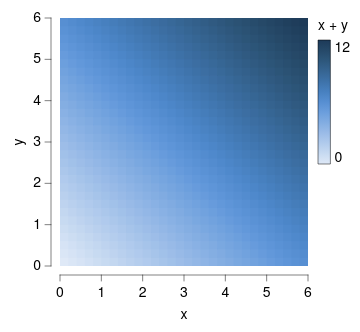

Describe this chart as a Vega-Lite specification.
### Vega-Lite specification from a JSON file in a GitHub repository (floating-point values rounded to 4 significant figures; data arrays with more than 128 entries replaced by an {"elided": "..."} marker saying what was removed)
{"background": null, "config": {"arc": {"fill": "#DBDBDB", "fillOpacity": 1.0, "innerRadius": 31.0, "padAngle": 0.03, "stroke": "black", "strokeOpacity": 1, "strokeWidth": 0.25}, "area": {"fill": "#DBDBDB", "fillOpacity": 1.0, "stroke": "black", "strokeOpacity": 1, "strokeWidth": 0.25}, "axis": {"domain": true, "domainCap": "round", "domainColor": "black", "domainWidth": 0.25, "grid": false, "gridCap": "round", "gridColor": "#F1F1F1", "gridDash": [0, 0], "gridOpacity": 1.0, "gridWidth": 0.25, "labelColor": "black", "labelFont": "Helvetica Neue", "labelFontSize": 7, "labelFontStyle": "normal", "labelFontWeight": 400, "offset": 4.5, "ticks": true, "tickCap": "round", "tickColor": "black", "tickRound": false, "tickSize": 3, "tickWidth": 0.25, "titleColor": "black", "titleFont": "Helvetica Neue", "titleFontSize": 7, "titleFontStyle": "normal", "titleFontWeight": 400}, "axisX": {"domain": true, "labelAlign": "center", "labelAngle": 0, "labels": true, "ticks": true, "translate": 0}, "axisY": {"domain": true, "labelAlign": "right", "labelAngle": 0, "labels": true, "ticks": true, "translate": 0}, "axisRight": {"domain": true, "labelAlign": "left", "labelAngle": 0, "labels": true, "ticks": true, "translate": 0}, "axisTop": {"domain": true, "labelAlign": "center", "labelAngle": 0, "labels": true, "ticks": true, "translate": 0}, "axisBand": {"tickOffset": 0}, "bar": {"fill": "#DBDBDB", "fillOpacity": 1.0, "stroke": "black", "strokeOpacity": 1, "strokeWidth": 0.25}, "boxplot": {"size": 11.16, "ticks": {"cornerRadius": 0.25, "fill": "black", "size": 5.58, "thickness": 0.25}, "box": {"fillOpacity": 1.0, "stroke": "black", "strokeOpacity": 1, "strokeWidth": 0.25}, "median": {"fill": "black", "fillOpacity": 1.0, "size": 11.16, "thickness": 0.25}, "rule": {"fill": "black", "fillOpacity": 1.0, "size": 12.4, "stroke": "black", "strokeDash": [0, 0], "strokeOpacity": 1, "strokeWidth": 0.25}, "outliers": {"color": "black", "fill": "black", "fillOpacity": 1.0, "size": 0, "stroke": "black", "strokeOpacity": 1, "strokeWidth": 0.25}}, "circle": {"fill": "black", "fillOpacity": 1.0, "size": 0.62, "stroke": null, "strokeOpacity": 1, "strokeWidth": 0.25}, "errorband": {"band": {"fillOpacity": 0.6, "stroke": null, "strokeWidth": 0.25, "strokeOpacity": 1}, "borders": {"opacity": 0, "strokeOpacity": 0.25, "strokeWidth": 1}}, "errorbar": {"opacity": 1, "rule": {"strokeDash": [0, 0], "strokeWidth": 0.25}, "ticks": {"color": "black", "cornerRadius": 0.125, "opacity": 1, "size": 7.44, "thickness": 0.25}, "thickness": 0.25}, "font": "Helvetica Neue", "geoshape": {"fill": "#DBDBDB", "fillOpacity": 1.0, "stroke": "black", "strokeOpacity": 1, "strokeWidth": 0.25}, "header": {"labelColor": "black", "labelFont": "Helvetica Neue", "labelFontSize": 7, "labelFontStyle": "normal", "labelFontWeight": 400, "titleColor": "black", "titleFont": "Helvetica Neue", "titleFontSize": 7, "titleFontStyle": "normal", "titleFontWeight": 400, "titlePadding": 0}, "legend": {"disable": false, "offset": 4.5, "titlePadding": 4, "labelOffset": 2, "gradientLabelOffset": 2, "gradientLength": 62.0, "gradientThickness": 6.2, "gradientOpacity": 1.0, "gradientStrokeColor": "black", "gradientStrokeWidth": 0.25, "labelColor": "black", "labelFont": "Helvetica Neue", "labelFontSize": 7, "labelFontStyle": "normal", "labelFontWeight": 400, "strokeColor": "black", "strokeWidth": 0, "symbolSize": 42, "symbolStrokeColor": "black", "symbolStrokeWidth": 0.25, "titleColor": "black", "titleFont": "Helvetica Neue", "titleFontSize": 7, "titleFontStyle": "normal", "titleFontWeight": 400}, "line": {"color": "black", "stroke": "black", "strokeCap": "round", "strokeDash": [0, 0], "strokeOpacity": 1, "strokeWidth": 0.375}, "point": {"filled": true, "fill": "#DBDBDB", "fillOpacity": 1.0, "size": 6.2, "stroke": "black", "strokeOpacity": 1, "strokeWidth": 0.25}, "range": {"category": ["#C6D9F1", "#F1C9CB", "#FEF0B9", "#CEE37A", "#7AA8E0", "#E589A3", "#FDDD5D", "#68B961", "#4177B1", "#C35082", "#E5C227", "#438156"], "diverging": {"scheme": ["#C35082", "#CE6D94", "#D989A7", "#E2A4BA", "#EABFCE", "#F1DBE2", "#F6F6F6", "#D7E0EB", "#B9CBE0", "#9BB6D5", "#7DA1C9", "#5F8CBD", "#4177B1"]}, "heatmap": {"scheme": ["#DFE9F7", "#C6D9F1", "#ADC8EC", "#94B8E6", "#7AA8E0", "#6097DA", "#4D87CA", "#4177B1", "#386898", "#2F597F", "#264A69", "#1D3A58"]}, "ordinal": {"scheme": ["#F1F1F1", "#DBDBDB", "#C6C6C6", "#B2B2B2", "#9D9D9D", "#898989", "#767676", "#636363", "#515151", "#404040", "#2F2F2F", "#1F1F1F"]}, "ramp": {"scheme": ["#DFE9F7", "#C6D9F1", "#ADC8EC", "#94B8E6", "#7AA8E0", "#6097DA", "#4D87CA", "#4177B1", "#386898", "#2F597F", "#264A69", "#1D3A58"]}}, "rule": {"color": "black", "stroke": "black", "strokeCap": "round", "strokeDash": [2, 2], "strokeOpacity": 1, "strokeWidth": 0.25}, "scale": {"bandPaddingInner": 0.1, "bandPaddingOuter": 0.1, "round": false}, "rect": {"fill": "#DBDBDB", "fillOpacity": 1.0, "stroke": "black", "strokeOpacity": 1, "strokeWidth": 0.25}, "square": {"fill": "#DBDBDB", "fillOpacity": 1.0, "size": 12.4, "stroke": "black", "strokeOpacity": 1, "strokeWidth": 0.25}, "text": {"color": "black", "font": "Helvetica Neue", "fontSize": 7, "fontStyle": "normal", "fontWeight": 400}, "title": {"anchor": "middle", "frame": "group", "color": "black", "font": "Helvetica Neue", "fontSize": 7, "fontStyle": "normal", "fontWeight": 400, "subtitleColor": "black", "subtitleFont": "Helvetica Neue", "subtitleFontSize": "Helvetica Neue", "subtitleFontStyle": "normal", "subtitleFontWeight": 400}, "view": {"continuousWidth": 124, "continuousHeight": 124, "discreteWidth": 124, "discreteHeight": 124, "fill": null, "stroke": null, "strokeWidth": 0.25}}, "data": {"name": "data-91e7e8aa1d7a30b84ced93bba3536a21"}, "mark": {"type": "rect", "clip": true, "stroke": null}, "encoding": {"color": {"field": "z", "legend": {"title": "x + y", "titleOrient": "top"}, "type": "quantitative"}, "x": {"axis": {"values": [0, 1, 2, 3, 4, 5, 6]}, "field": "x0", "scale": {"domain": [0, 6], "nice": false}, "title": "x", "type": "quantitative"}, "x2": {"field": "x1"}, "y": {"axis": {"values": [0, 1, 2, 3, 4, 5, 6]}, "field": "y0", "scale": {"domain": [0, 6], "nice": false}, "title": "y", "type": "quantitative"}, "y2": {"field": "y1"}}, "$schema": "https://vega.github.io/schema/vega-lite/v6.4.1.json", "datasets": {"data-91e7e8aa1d7a30b84ced93bba3536a21": {"elided": "900 records"}}}
